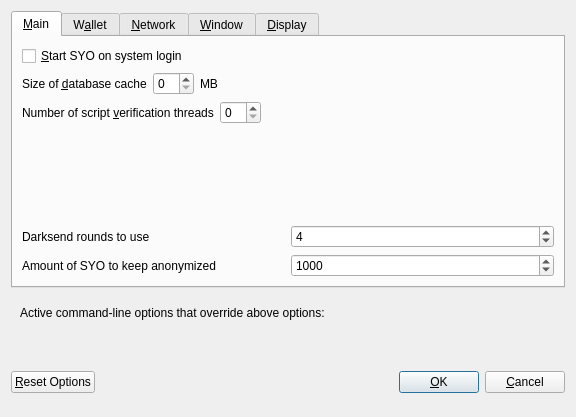
<?xml version="1.0" encoding="UTF-8"?>
<ui version="4.0">
 <class>OptionsDialog</class>
 <widget class="QDialog" name="OptionsDialog">
  <property name="geometry">
   <rect>
    <x>0</x>
    <y>0</y>
    <width>576</width>
    <height>417</height>
   </rect>
  </property>
  <property name="windowTitle">
   <string>Options</string>
  </property>
  <property name="modal">
   <bool>true</bool>
  </property>
  <layout class="QVBoxLayout" name="verticalLayout">
   <item>
    <widget class="QTabWidget" name="tabWidget">
     <property name="currentIndex">
      <number>0</number>
     </property>
     <widget class="QWidget" name="tabMain">
      <attribute name="title">
       <string>&amp;Main</string>
      </attribute>
      <layout class="QVBoxLayout" name="verticalLayout_Main">
       <item>
        <widget class="QCheckBox" name="bitcoinAtStartup">
         <property name="toolTip">
          <string>Automatically start SYO after logging in to the system.</string>
         </property>
         <property name="text">
          <string>&amp;Start SYO on system login</string>
         </property>
        </widget>
       </item>
       <item>
        <layout class="QHBoxLayout" name="horizontalLayout_2_Main">
         <item>
          <widget class="QLabel" name="databaseCacheLabel">
           <property name="text">
            <string>Size of &amp;database cache</string>
           </property>
           <property name="textFormat">
            <enum>Qt::PlainText</enum>
           </property>
           <property name="buddy">
            <cstring>databaseCache</cstring>
           </property>
          </widget>
         </item>
         <item>
          <widget class="QSpinBox" name="databaseCache"/>
         </item>
         <item>
          <widget class="QLabel" name="databaseCacheUnitLabel">
           <property name="text">
            <string>MB</string>
           </property>
           <property name="textFormat">
            <enum>Qt::PlainText</enum>
           </property>
          </widget>
         </item>
         <item>
          <spacer name="horizontalSpacer_2_Main">
           <property name="orientation">
            <enum>Qt::Horizontal</enum>
           </property>
           <property name="sizeHint" stdset="0">
            <size>
             <width>40</width>
             <height>20</height>
            </size>
           </property>
          </spacer>
         </item>
        </layout>
       </item>
       <item>
        <layout class="QHBoxLayout" name="horizontalLayout_3_Main">
         <item>
          <widget class="QLabel" name="threadsScriptVerifLabel">
           <property name="text">
            <string>Number of script &amp;verification threads</string>
           </property>
           <property name="textFormat">
            <enum>Qt::PlainText</enum>
           </property>
           <property name="buddy">
            <cstring>threadsScriptVerif</cstring>
           </property>
          </widget>
         </item>
         <item>
          <widget class="QSpinBox" name="threadsScriptVerif">
           <property name="toolTip">
            <string>(0 = auto, &lt;0 = leave that many cores free)</string>
           </property>
          </widget>
         </item>
         <item>
          <spacer name="horizontalSpacer_3_Main">
           <property name="orientation">
            <enum>Qt::Horizontal</enum>
           </property>
           <property name="sizeHint" stdset="0">
            <size>
             <width>40</width>
             <height>20</height>
            </size>
           </property>
          </spacer>
         </item>
        </layout>
       </item>
       <item>
        <spacer name="verticalSpacer_Main">
         <property name="orientation">
          <enum>Qt::Vertical</enum>
         </property>
         <property name="sizeHint" stdset="0">
          <size>
           <width>20</width>
           <height>40</height>
          </size>
         </property>
        </spacer>
       </item>
       <item>
        <layout class="QHBoxLayout" name="horizontalLayout_4_Main">
         <item>
          <widget class="QLabel" name="label">
           <property name="toolTip">
            <string>This setting determines the amount of individual masternodes that an input will be anonymized through.&lt;br/&gt;More rounds of anonymization gives a higher degree of privacy, but also costs more in fees.</string>
           </property>
           <property name="text">
            <string>Darksend rounds to use</string>
           </property>
          </widget>
         </item>
         <item>
          <widget class="QSpinBox" name="DarksendRounds">
           <property name="minimum">
            <number>2</number>
           </property>
           <property name="maximum">
            <number>8</number>
           </property>
           <property name="value">
            <number>4</number>
           </property>
          </widget>
         </item>
        </layout>
       </item>
       <item>
        <layout class="QHBoxLayout" name="horizontalLayout">
         <item>
          <widget class="QLabel" name="label_2">
           <property name="toolTip">
            <string>This amount acts as a threshold to turn off Darksend once it's reached.</string>
           </property>
           <property name="statusTip">
            <string notr="true"/>
           </property>
           <property name="whatsThis">
            <string notr="true"/>
           </property>
           <property name="accessibleName">
            <string notr="true"/>
           </property>
           <property name="accessibleDescription">
            <string notr="true"/>
           </property>
           <property name="text">
            <string>Amount of SYO to keep anonymized</string>
           </property>
          </widget>
         </item>
         <item>
          <widget class="QSpinBox" name="anonymizeSYO">
           <property name="minimum">
            <number>100</number>
           </property>
           <property name="maximum">
            <number>100000</number>
           </property>
           <property name="singleStep">
            <number>100</number>
           </property>
           <property name="value">
            <number>1000</number>
           </property>
          </widget>
         </item>
        </layout>
       </item>
      </layout>
     </widget>
     <widget class="QWidget" name="tabWallet">
      <attribute name="title">
       <string>W&amp;allet</string>
      </attribute>
      <layout class="QVBoxLayout" name="verticalLayout_Wallet">
       <item>
        <widget class="QGroupBox" name="groupBox">
         <property name="title">
          <string>Expert</string>
         </property>
         <layout class="QVBoxLayout" name="verticalLayout_2">
          <item>
           <widget class="QCheckBox" name="coinControlFeatures">
            <property name="toolTip">
             <string>Whether to show coin control features or not.</string>
            </property>
            <property name="text">
             <string>Enable coin &amp;control features</string>
            </property>
           </widget>
          </item>
          <item>
           <widget class="QCheckBox" name="showMasternodesTab">
            <property name="toolTip">
             <string>Show additional tab listing all your masternodes in first sub-tab&lt;br/&gt;and all masternodes on the network in second sub-tab.</string>
            </property>
            <property name="text">
             <string>Show Masternodes Tab</string>
            </property>
           </widget>
          </item>
          <item>
           <widget class="QCheckBox" name="spendZeroConfChange">
            <property name="toolTip">
             <string>If you disable the spending of unconfirmed change, the change from a transaction&lt;br/&gt;cannot be used until that transaction has at least one confirmation.&lt;br/&gt;This also affects how your balance is computed.</string>
            </property>
            <property name="text">
             <string>&amp;Spend unconfirmed change</string>
            </property>
           </widget>
          </item>
         </layout>
        </widget>
       </item>
       <item>
        <spacer name="verticalSpacer_Wallet">
         <property name="orientation">
          <enum>Qt::Vertical</enum>
         </property>
         <property name="sizeHint" stdset="0">
          <size>
           <width>20</width>
           <height>40</height>
          </size>
         </property>
        </spacer>
       </item>
      </layout>
     </widget>
     <widget class="QWidget" name="tabNetwork">
      <attribute name="title">
       <string>&amp;Network</string>
      </attribute>
      <layout class="QVBoxLayout" name="verticalLayout_Network">
       <item>
        <widget class="QCheckBox" name="mapPortUpnp">
         <property name="toolTip">
          <string>Automatically open the SYO client port on the router. This only works when your router supports UPnP and it is enabled.</string>
         </property>
         <property name="text">
          <string>Map port using &amp;UPnP</string>
         </property>
        </widget>
       </item>
       <item>
        <widget class="QCheckBox" name="allowIncoming">
         <property name="toolTip">
          <string>Accept connections from outside</string>
         </property>
         <property name="text">
          <string>Allow incoming connections</string>
         </property>
        </widget>
       </item>
       <item>
        <widget class="QCheckBox" name="connectSocks">
         <property name="toolTip">
          <string>Connect to the SYO network through a SOCKS5 proxy.</string>
         </property>
         <property name="text">
          <string>&amp;Connect through SOCKS5 proxy (default proxy):</string>
         </property>
        </widget>
       </item>
       <item>
        <layout class="QHBoxLayout" name="horizontalLayout_1_Network">
         <item>
          <widget class="QLabel" name="proxyIpLabel">
           <property name="text">
            <string>Proxy &amp;IP:</string>
           </property>
           <property name="textFormat">
            <enum>Qt::PlainText</enum>
           </property>
           <property name="buddy">
            <cstring>proxyIp</cstring>
           </property>
          </widget>
         </item>
         <item>
          <widget class="QValidatedLineEdit" name="proxyIp">
           <property name="minimumSize">
            <size>
             <width>140</width>
             <height>0</height>
            </size>
           </property>
           <property name="maximumSize">
            <size>
             <width>140</width>
             <height>16777215</height>
            </size>
           </property>
           <property name="toolTip">
            <string>IP address of the proxy (e.g. IPv4: 127.0.0.1 / IPv6: ::1)</string>
           </property>
          </widget>
         </item>
         <item>
          <widget class="QLabel" name="proxyPortLabel">
           <property name="text">
            <string>&amp;Port:</string>
           </property>
           <property name="textFormat">
            <enum>Qt::PlainText</enum>
           </property>
           <property name="buddy">
            <cstring>proxyPort</cstring>
           </property>
          </widget>
         </item>
         <item>
          <widget class="QLineEdit" name="proxyPort">
           <property name="minimumSize">
            <size>
             <width>55</width>
             <height>0</height>
            </size>
           </property>
           <property name="maximumSize">
            <size>
             <width>55</width>
             <height>16777215</height>
            </size>
           </property>
           <property name="toolTip">
            <string>Port of the proxy (e.g. 9050)</string>
           </property>
          </widget>
         </item>
         <item>
          <spacer name="horizontalSpacer_1_Network">
           <property name="orientation">
            <enum>Qt::Horizontal</enum>
           </property>
           <property name="sizeHint" stdset="0">
            <size>
             <width>40</width>
             <height>20</height>
            </size>
           </property>
          </spacer>
         </item>
        </layout>
       </item>
       <item>
        <spacer name="verticalSpacer_Network">
         <property name="orientation">
          <enum>Qt::Vertical</enum>
         </property>
         <property name="sizeHint" stdset="0">
          <size>
           <width>20</width>
           <height>40</height>
          </size>
         </property>
        </spacer>
       </item>
      </layout>
     </widget>
     <widget class="QWidget" name="tabWindow">
      <attribute name="title">
       <string>&amp;Window</string>
      </attribute>
      <layout class="QVBoxLayout" name="verticalLayout_Window">
       <item>
        <widget class="QCheckBox" name="minimizeToTray">
         <property name="toolTip">
          <string>Show only a tray icon after minimizing the window.</string>
         </property>
         <property name="text">
          <string>&amp;Minimize to the tray instead of the taskbar</string>
         </property>
        </widget>
       </item>
       <item>
        <widget class="QCheckBox" name="minimizeOnClose">
         <property name="toolTip">
          <string>Minimize instead of exit the application when the window is closed. When this option is enabled, the application will be closed only after selecting Quit in the menu.</string>
         </property>
         <property name="text">
          <string>M&amp;inimize on close</string>
         </property>
        </widget>
       </item>
       <item>
        <spacer name="verticalSpacer_Window">
         <property name="orientation">
          <enum>Qt::Vertical</enum>
         </property>
         <property name="sizeHint" stdset="0">
          <size>
           <width>20</width>
           <height>40</height>
          </size>
         </property>
        </spacer>
       </item>
      </layout>
     </widget>
     <widget class="QWidget" name="tabDisplay">
      <attribute name="title">
       <string>&amp;Display</string>
      </attribute>
      <layout class="QVBoxLayout" name="verticalLayout_Display">
       <item>
        <layout class="QHBoxLayout" name="horizontalLayout_1_Display">
         <item>
          <widget class="QLabel" name="langLabel">
           <property name="text">
            <string>User Interface &amp;language:</string>
           </property>
           <property name="textFormat">
            <enum>Qt::PlainText</enum>
           </property>
           <property name="buddy">
            <cstring>lang</cstring>
           </property>
          </widget>
         </item>
         <item>
          <widget class="QValueComboBox" name="lang">
           <property name="toolTip">
            <string>The user interface language can be set here. This setting will take effect after restarting SYO.</string>
           </property>
          </widget>
         </item>
        </layout>
       </item>
       <item>
        <widget class="QLabel" name="label_3">
         <property name="toolTip">
          <string notr="true"/>
         </property>
         <property name="statusTip">
          <string notr="true"/>
         </property>
         <property name="whatsThis">
          <string notr="true"/>
         </property>
         <property name="accessibleName">
          <string notr="true"/>
         </property>
         <property name="text">
          <string>Language missing or translation incomplete? Help contributing translations here:
https://www.transifex.com/syologic-project/syologic-project-translations</string>
         </property>
         <property name="wordWrap">
          <bool>true</bool>
         </property>
         <property name="openExternalLinks">
          <bool>true</bool>
         </property>
         <property name="textInteractionFlags">
          <set>Qt::TextBrowserInteraction</set>
         </property>
        </widget>
       </item>
       <item>
        <layout class="QHBoxLayout" name="horizontalLayout_4_Display" stretch="0,0">
         <item>
          <widget class="QLabel" name="themeLabel">
           <property name="text">
            <string>User Interface Theme:</string>
           </property>
          </widget>
         </item>
         <item>
          <widget class="QValueComboBox" name="theme"/>
         </item>
        </layout>
       </item>
       <item>
        <widget class="Line" name="line">
         <property name="orientation">
          <enum>Qt::Horizontal</enum>
         </property>
        </widget>
       </item>
       <item>
        <layout class="QHBoxLayout" name="horizontalLayout_2_Display">
         <item>
          <widget class="QLabel" name="unitLabel">
           <property name="text">
            <string>&amp;Unit to show amounts in:</string>
           </property>
           <property name="textFormat">
            <enum>Qt::PlainText</enum>
           </property>
           <property name="buddy">
            <cstring>unit</cstring>
           </property>
          </widget>
         </item>
         <item>
          <widget class="QValueComboBox" name="unit">
           <property name="toolTip">
            <string>Choose the default subdivision unit to show in the interface and when sending coins.</string>
           </property>
          </widget>
         </item>
        </layout>
       </item>
       <item>
        <layout class="QHBoxLayout" name="horizontalLayout_5_Display">
         <item>
          <widget class="QLabel" name="digitsLabel">
           <property name="text">
            <string>Decimal digits</string>
           </property>
          </widget>
         </item>
         <item>
          <widget class="QValueComboBox" name="digits"/>
         </item>
        </layout>
       </item>
       <item>
        <layout class="QHBoxLayout" name="horizontalLayout_3_Display">
         <item>
          <widget class="QLabel" name="thirdPartyTxUrlsLabel">
           <property name="toolTip">
            <string>Third party URLs (e.g. a block explorer) that appear in the transactions tab as context menu items. %s in the URL is replaced by transaction hash. Multiple URLs are separated by vertical bar |.</string>
           </property>
           <property name="text">
            <string>Third party transaction URLs</string>
           </property>
           <property name="buddy">
            <cstring>thirdPartyTxUrls</cstring>
           </property>
          </widget>
         </item>
         <item>
          <widget class="QLineEdit" name="thirdPartyTxUrls">
           <property name="toolTip">
            <string>Third party URLs (e.g. a block explorer) that appear in the transactions tab as context menu items. %s in the URL is replaced by transaction hash. Multiple URLs are separated by vertical bar |.</string>
           </property>
          </widget>
         </item>
        </layout>
       </item>
       <item>
        <spacer name="verticalSpacer">
         <property name="orientation">
          <enum>Qt::Vertical</enum>
         </property>
         <property name="sizeHint" stdset="0">
          <size>
           <width>20</width>
           <height>40</height>
          </size>
         </property>
        </spacer>
       </item>
      </layout>
     </widget>
    </widget>
   </item>
   <item>
    <widget class="QFrame" name="frame">
     <layout class="QVBoxLayout" name="verticalLayout_Bottom">
      <item>
       <layout class="QHBoxLayout" name="horizontalLayout_Bottom">
        <item>
         <widget class="QLabel" name="overriddenByCommandLineInfoLabel">
          <property name="text">
           <string>Active command-line options that override above options:</string>
          </property>
          <property name="textFormat">
           <enum>Qt::PlainText</enum>
          </property>
         </widget>
        </item>
        <item>
         <spacer name="horizontalSpacer_Bottom">
          <property name="orientation">
           <enum>Qt::Horizontal</enum>
          </property>
          <property name="sizeHint" stdset="0">
           <size>
            <width>40</width>
            <height>20</height>
           </size>
          </property>
         </spacer>
        </item>
       </layout>
      </item>
      <item>
       <widget class="QLabel" name="overriddenByCommandLineLabel">
        <property name="text">
         <string/>
        </property>
        <property name="textFormat">
         <enum>Qt::PlainText</enum>
        </property>
        <property name="wordWrap">
         <bool>true</bool>
        </property>
       </widget>
      </item>
     </layout>
    </widget>
   </item>
   <item>
    <layout class="QHBoxLayout" name="horizontalLayout_Buttons">
     <item>
      <widget class="QPushButton" name="resetButton">
       <property name="toolTip">
        <string>Reset all client options to default.</string>
       </property>
       <property name="text">
        <string>&amp;Reset Options</string>
       </property>
       <property name="autoDefault">
        <bool>false</bool>
       </property>
      </widget>
     </item>
     <item>
      <spacer name="horizontalSpacer_1">
       <property name="orientation">
        <enum>Qt::Horizontal</enum>
       </property>
       <property name="sizeHint" stdset="0">
        <size>
         <width>40</width>
         <height>48</height>
        </size>
       </property>
      </spacer>
     </item>
     <item>
      <widget class="QLabel" name="statusLabel">
       <property name="minimumSize">
        <size>
         <width>200</width>
         <height>0</height>
        </size>
       </property>
       <property name="font">
        <font>
         <weight>75</weight>
         <bold>true</bold>
        </font>
       </property>
       <property name="text">
        <string/>
       </property>
       <property name="textFormat">
        <enum>Qt::PlainText</enum>
       </property>
       <property name="wordWrap">
        <bool>true</bool>
       </property>
      </widget>
     </item>
     <item>
      <spacer name="horizontalSpacer_2">
       <property name="orientation">
        <enum>Qt::Horizontal</enum>
       </property>
       <property name="sizeHint" stdset="0">
        <size>
         <width>40</width>
         <height>48</height>
        </size>
       </property>
      </spacer>
     </item>
     <item>
      <widget class="QPushButton" name="okButton">
       <property name="text">
        <string>&amp;OK</string>
       </property>
       <property name="autoDefault">
        <bool>false</bool>
       </property>
       <property name="default">
        <bool>true</bool>
       </property>
      </widget>
     </item>
     <item>
      <widget class="QPushButton" name="cancelButton">
       <property name="text">
        <string>&amp;Cancel</string>
       </property>
       <property name="autoDefault">
        <bool>false</bool>
       </property>
      </widget>
     </item>
    </layout>
   </item>
  </layout>
 </widget>
 <customwidgets>
  <customwidget>
   <class>QValidatedLineEdit</class>
   <extends>QLineEdit</extends>
   <header>qvalidatedlineedit.h</header>
  </customwidget>
  <customwidget>
   <class>QValueComboBox</class>
   <extends>QComboBox</extends>
   <header>qvaluecombobox.h</header>
  </customwidget>
 </customwidgets>
 <resources/>
 <connections/>
</ui>
